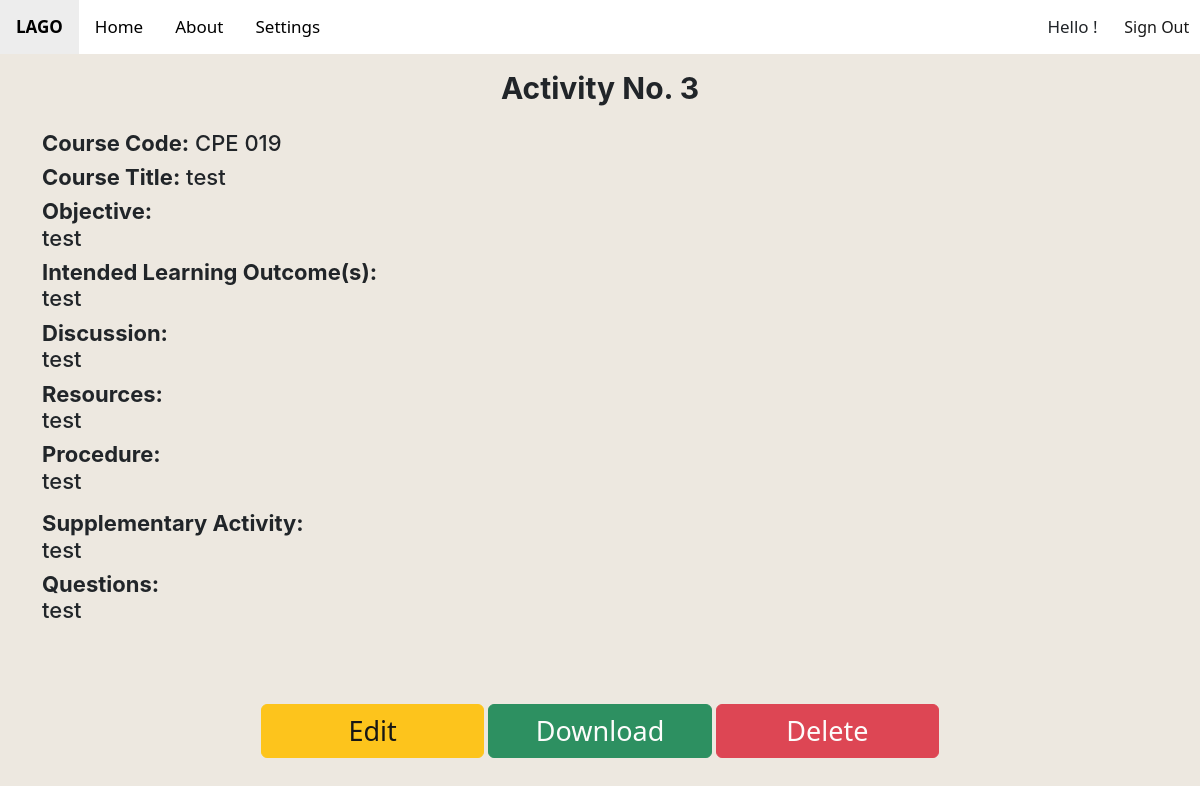
The app's page /home/view/4/ (signed in) with its own data.
### main/models.py (models this page shows, shortened)
class labmanual(models.Model):
    id = models.AutoField(primary_key=True)
    act_no = models.IntegerField()
    lab_title = models.CharField(max_length=50)
    course_code = models.CharField(max_length=50)
    objective = models.TextField()
    ilos = models.TextField()
    discussion = models.TextField()
    res = models.TextField()
    procedures = RichTextField(blank=True, null=True)
    questions = models.TextField()
    supplementary = models.TextField()

### main/views.py (the view)
# urls.py: path("home/view/<int:pk>/", login_required(PostDetailView.as_view(), login_url='/'), name="post-detail"),
class PostDetailView(DetailView):
    model = labmanual
    template_name = 'main/preview.html'

### main/templates/main/preview.html (shortened to what this page needs)
{% extends 'main/base.html' %}
{% block previous %}
    <a href=".." class="active"><b>LAGO</b></a>
{% endblock %}
{% block body %}
    <div class = "container">
        <div class = "row">
            <p><h1 style="text-align:center; font-size:30px;font-family:'Inter', sans-serif; margin-bottom:0" ><b>Activity No. {{ object.act_no }}</b></h1></p>
            <div class="col">
                <div id = "heading", name = "heading" >
                    <h1 style="text-align:justify; font-size:22px;font-family:'Inter', sans-serif;margin-bottom:10;" ><b>Course Code:</b> {{ object.course_code }}</h1>
                    <h1 style="text-align:justify; font-size:22px;font-family:'Inter', sans-serif;margin-bottom:10;" ><b>Course Title:</b> {{ object.lab_title }}</h1>
                </div>
                <div id = "content", name = "content" >
                    <h1 style="text-align:justify; font-size:22px;font-family:'Inter', sans-serif;margin-bottom:10;" ><b>Objective:<br></b> {{ object.objective }}</h1>
                    <h1 style="text-align:justify; font-size:22px;font-family:'Inter', sans-serif;margin-bottom:10;" ><b>Intended Learning Outcome(s):<br></b> {{ object.ilos }}</h1>
                    <h1 style="text-align:justify; font-size:22px;font-family:'Inter', sans-serif;margin-bottom:10;" ><b>Discussion:<br></b> {{ object.discussion }}</h1>
                    <h1 style="text-align:justify; font-size:22px;font-family:'Inter', sans-serif;margin-bottom:10;" ><b>Resources:<br></b> {{ object.res }}</h1>
                    <h1 style="text-align:justify; font-size:22px;font-family:'Inter', sans-serif;margin-bottom:10;" ><b>Procedure:<br></b> {{ object.procedures|safe }}</h1>
                    <h1 style="text-align:justify; font-size:22px;font-family:'Inter', sans-serif;margin-bottom:10;" ><b>Supplementary Activity:<br></b> {{ object.supplementary }}</h1>
                    <h1 style="text-align:justify; font-size:22px;font-family:'Inter', sans-serif;margin-bottom:10;" ><b>Questions:<br></b> {{ object.questions }}</h1>
                </div>
            </div>
        </div>
        <br><br><br>
        <div class="center">
            <button class="btn btn-warning btn-md" type="button" style="font-size:27px" onclick = "location.href='#'">Edit</button>
            <button class="btn btn-success btn-md" type="button" style="font-size:27px" onclick = "location.href='./download/'">Download</button>
            <button class="btn btn-danger btn-md" type="button" style="font-size:27px" onclick = "location.href='./delete'">Delete</button>
        </div>
        <br><br>
     </div>
</body>
{% endblock %}

### main/templates/main/base.html (style rules this page uses)
.active { background-color: #fec007; }
.btn-md { padding: 10px 20px; font-size: 25px; border-radius: 10px; width:20%; height:20%; }
.center { text-align: center; }
.topnav a { float: left; display: block; color: #000000; text-align: center; padding: 14px 16px; text-decoration: none; font-size: 17px; }
button { background-color: #FFFFFF; color: black; padding: 5px 5px; margin: 8px 0; border: none; cursor: pointer; width: 10%; opacity: 0.9; }
body { font-family: Arial, Helvetica, sans-serif; overflow-x: hidden; overflow-y: auto; min-height:100%; }
html { min-height: 100%; }

### records on screen
labmanual: act_no "3", course_code "CPE 019", lab_title "test", objective "test", ilos "test", discussion "test", res "test", procedures "test", supplementary "test", questions "test"
